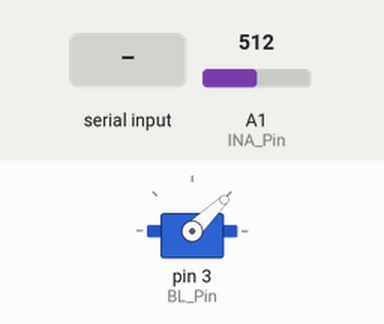
A sketch run on a simulated Arduino Uno, built with avr-gcc and run on an emulated ATmega328P. Parts: servo. The test bench sets the inputs (shaded band); at power-on: A1 (INA_Pin) = 512. What the sketch prints to the serial monitor is not drawn.

Above: at 3.8 s.
3.9 s: "1" received over Serial
At 10.5 s:
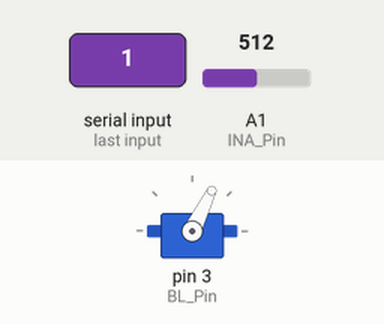
At 17.2 s:
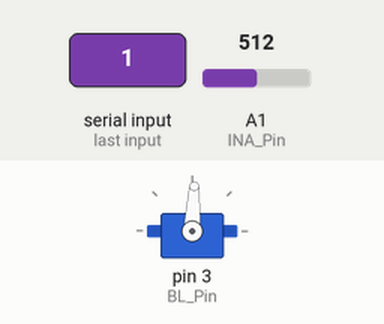
Timing chart, 0 to 26.4 s (numbered marks = the images above; inputs shaded):
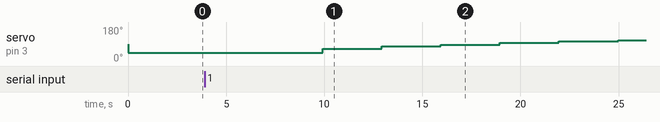

Measured:
- after the input at 3.9 s, servo on pin 3 (BL_Pin): moves from 44° to 111° over 15.1 s, starting after 6.0 s

The sketch:

Validation_Platform.ino
```cpp
/* Brushless settings*/
#include <Servo.h>
int BL_Pin = 3;           //Pin where ESC is attached
Servo BL;                 //Define "BL" servo
float th;

/* Load Cell settings*/
int INA_Pin = A1;         //Pin where INA is attached
float OS = 0;             //Offset initialization
float sens = 1.398/0.86;  //Sensitivity [kg/V]
float SF = sens * 9.81;   //Conversion from kg to N
float T;                  //Thrust [kg]

/* Desired parameters */
float m = 6.0312;
float q = 80.4859;
float Kt = 2.4620*pow(10,-5);

void setup() {
  /*Serial and brushless initialization*/
  Serial.begin(9600);
  BL.attach(BL_Pin);
  delay(10);
  BL.writeMicroseconds(1000);
  delay(3000);
  OS = SF * ReadINA(INA_Pin);
  Serial.println("Press any button to start the test\n");
  do {
    delay(1);
  } while (Serial.available() == 0);
  Serial.println("WARNING: Rotating propeller is dangerous!\n");
  int i;
  for (i = 0; i < 5; i++) {
    Serial.print("t-");
    Serial.println(5 - i);
    delay(1000);
  }
  Serial.println("");
  Serial.print("Thrust_r [N]");
  Serial.print("\t");
  Serial.print("Thrust_o [N]");
  Serial.println("\t");

  /*Data acquisition*/
  Serial.print(0);
  delay(1000);
  Serial.print("\t");
  T = SF * ReadINA(INA_Pin) - OS;
  Serial.println(T);

  for (i = 1; i <= 10; i++) {
    th = (sqrt(i/Kt) - q) / m;
    BL.writeMicroseconds(1000 + 10*th); //I increment throttle at step of 1N
    Serial.print(i);
    delay(3000);
    Serial.print("\t");
    T = SF * ReadINA(INA_Pin) - OS;
    Serial.println(T);
  }
  BL.writeMicroseconds(1000);
  Serial.println("");
  Serial.println("TEST COMPLETED!");
}

void loop() {
}

float ReadINA(int pin){
  int i;
  float store = 0;
  for(i=0; i<100; i++){
    store += analogRead(pin);
  }
  int Value = store/i;
  float Volt = (5.0/1023.0) * Value;
  return Volt;
}
```
